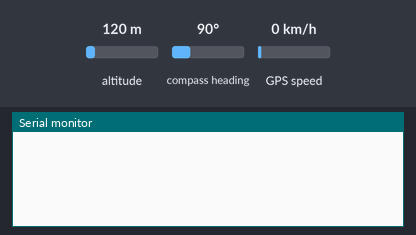
Simulated run of this sketch. Board: Arduino Uno, built with avr-gcc and run on an emulated ATmega328P. On the bench: the last lines printed to the serial monitor. The inputs (shaded band) are chosen by the test bench; at power-on: altitude 120 m, GPS speed 0 km/h, compass heading 90°. The GPS gets a fix after 3 s at 37.7749, -122.4194 with 8 satellites.

Above: at 2.2 s.
2.3 s: altitude set to 20 m
At 3.7 s:
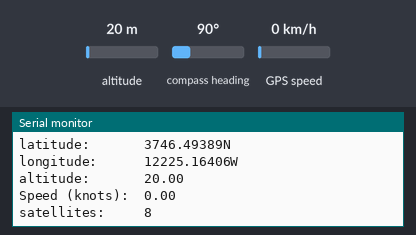
4.5 s: GPS speed set to 2 km/h
6.0 s: altitude set to 250 m
At 7.2 s:
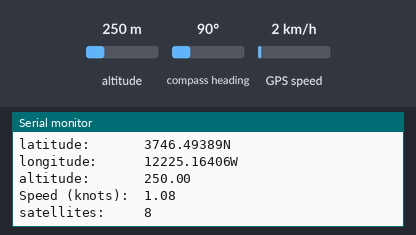

Measured:
- after the input at 2.3 s, the serial monitor: prints a new line after 0.71 s (image 1)
- after the input at 6.0 s, the serial monitor: prints a new line at once (image 2)

The sketch:

GPSGGARMC.ino
```cpp
#include <Adafruit_GPS.h> //Load the GPS Library. Make sure you have installed the library form the adafruit site above
#include <SoftwareSerial.h> //Load the Software Serial Library. This library in effect gives the arduino additional serial ports
SoftwareSerial mySerial(9, 8); //Initialize SoftwareSerial, and tell it you will be connecting through pins 2 and 3
Adafruit_GPS GPS(&mySerial); //Create GPS object

String NMEA1;  //We will use this variable to hold our first NMEA sentence
String NMEA2;  //We will use this variable to hold our second NMEA sentence
char c;       //Used to read the characters spewing from the GPS module

void setup()
{
  Serial.begin(115200);  //Turn on the Serial Monitor
  GPS.begin(9600);       //Turn GPS on at baud rate of 9600
  GPS.sendCommand("$PGCMD,33,0*6D"); // Turn Off GPS Antenna Update
  GPS.sendCommand(PMTK_SET_NMEA_OUTPUT_RMCGGA); //Tell GPS we want only $GPRMC and $GPGGA NMEA sentences
  GPS.sendCommand(PMTK_SET_NMEA_UPDATE_1HZ);   // 1 Hz update rate
  delay(1000);  //Pause
}


void loop()                     // run over and over again
{
readGPS();  //This is a function we define below which reads two NMEA sentences from GPS

}
void readGPS(){  //This function will read and remember two NMEA sentences from GPS
  clearGPS();    //Serial port probably has old or corrupt data, so begin by clearing it all out
  while(!GPS.newNMEAreceived()) { //Keep reading characters in this loop until a good NMEA sentence is received
  c=GPS.read(); //read a character from the GPS
  }
GPS.parse(GPS.lastNMEA());  //Once you get a good NMEA, parse it
NMEA1=GPS.lastNMEA();      //Once parsed, save NMEA sentence into NMEA1
while(!GPS.newNMEAreceived()) {  //Go out and get the second NMEA sentence, should be different type than the first one read above.
  c=GPS.read();
  }
GPS.parse(GPS.lastNMEA());
NMEA2=GPS.lastNMEA();
  Serial.println(NMEA1);
  Serial.println(NMEA2);
    Serial.print("latitude:       "); Serial.print(GPS.latitude, 5); Serial.println(GPS.lat);
    Serial.print("longitude:      "); Serial.print(GPS.longitude, 5); Serial.println(GPS.lon);
    Serial.print("altitude:       "); Serial.println(GPS.altitude);
    Serial.print("Speed (knots):  "); Serial.println(GPS.speed);
    Serial.print("satellites:     "); Serial.println((int)GPS.satellites);

  Serial.println("");
}
void clearGPS() {  //Since between GPS reads, we still have data streaming in, we need to clear the old data by reading a few sentences, and discarding these
while(!GPS.newNMEAreceived()) {
  c=GPS.read();
  }
GPS.parse(GPS.lastNMEA());

}
```
